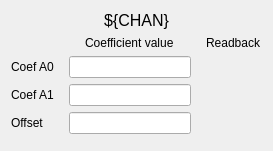
<?xml version="1.0" encoding="UTF-8"?>
<ui version="4.0">
 <class>Form</class>
 <widget class="QWidget" name="Form">
  <property name="geometry">
   <rect>
    <x>0</x>
    <y>0</y>
    <width>273</width>
    <height>151</height>
   </rect>
  </property>
  <property name="windowTitle">
   <string>Bunch Charge ${CHAN} Equation Parameters</string>
  </property>
  <layout class="QVBoxLayout" name="verticalLayout_2">
   <item>
    <widget class="QLabel" name="label_12">
     <property name="font">
      <font>
       <pointsize>12</pointsize>
      </font>
     </property>
     <property name="layoutDirection">
      <enum>Qt::LeftToRight</enum>
     </property>
     <property name="text">
      <string>${CHAN}</string>
     </property>
     <property name="alignment">
      <set>Qt::AlignCenter</set>
     </property>
    </widget>
   </item>
   <item>
    <layout class="QGridLayout" name="gridLayout">
     <property name="horizontalSpacing">
      <number>15</number>
     </property>
     <item row="2" column="1">
      <widget class="PyDMLineEdit" name="PyDMLineEdit_2">
       <property name="toolTip">
        <string/>
       </property>
       <property name="whatsThis">
        <string/>
       </property>
       <property name="precision" stdset="0">
        <number>5</number>
       </property>
       <property name="precisionFromPV" stdset="0">
        <bool>false</bool>
       </property>
       <property name="alarmSensitiveBorder" stdset="0">
        <bool>true</bool>
       </property>
       <property name="channel" stdset="0">
        <string>ca://TORO:${AREA}:${POS}:${INST}:CoefA1</string>
       </property>
      </widget>
     </item>
     <item row="3" column="2">
      <widget class="PyDMLabel" name="PyDMLabel_9">
       <property name="toolTip">
        <string/>
       </property>
       <property name="whatsThis">
        <string/>
       </property>
       <property name="channel" stdset="0">
        <string>ca://TORO:${AREA}:${POS}:${INST}:CoefOffsetRBV</string>
       </property>
      </widget>
     </item>
     <item row="2" column="2">
      <widget class="PyDMLabel" name="PyDMLabel_2">
       <property name="toolTip">
        <string/>
       </property>
       <property name="whatsThis">
        <string/>
       </property>
       <property name="precision" stdset="0">
        <number>7</number>
       </property>
       <property name="precisionFromPV" stdset="0">
        <bool>false</bool>
       </property>
       <property name="channel" stdset="0">
        <string>ca://TORO:${AREA}:${POS}:${INST}:CoefA1RBV</string>
       </property>
      </widget>
     </item>
     <item row="1" column="2">
      <widget class="PyDMLabel" name="PyDMLabel">
       <property name="toolTip">
        <string/>
       </property>
       <property name="whatsThis">
        <string/>
       </property>
       <property name="precision" stdset="0">
        <number>7</number>
       </property>
       <property name="precisionFromPV" stdset="0">
        <bool>false</bool>
       </property>
       <property name="channel" stdset="0">
        <string>ca://TORO:${AREA}:${POS}:${INST}:CoefA0RBV</string>
       </property>
      </widget>
     </item>
     <item row="0" column="1" alignment="Qt::AlignHCenter">
      <widget class="QLabel" name="label_13">
       <property name="text">
        <string>Coefficient value</string>
       </property>
      </widget>
     </item>
     <item row="0" column="2" alignment="Qt::AlignHCenter">
      <widget class="QLabel" name="label_14">
       <property name="text">
        <string>Readback</string>
       </property>
      </widget>
     </item>
     <item row="1" column="1">
      <widget class="PyDMLineEdit" name="PyDMLineEdit">
       <property name="toolTip">
        <string/>
       </property>
       <property name="whatsThis">
        <string/>
       </property>
       <property name="precision" stdset="0">
        <number>5</number>
       </property>
       <property name="precisionFromPV" stdset="0">
        <bool>false</bool>
       </property>
       <property name="alarmSensitiveBorder" stdset="0">
        <bool>true</bool>
       </property>
       <property name="channel" stdset="0">
        <string>ca://TORO:${AREA}:${POS}:${INST}:CoefA0</string>
       </property>
      </widget>
     </item>
     <item row="3" column="1">
      <widget class="PyDMLineEdit" name="PyDMLineEdit_4">
       <property name="toolTip">
        <string/>
       </property>
       <property name="whatsThis">
        <string/>
       </property>
       <property name="precision" stdset="0">
        <number>5</number>
       </property>
       <property name="precisionFromPV" stdset="0">
        <bool>false</bool>
       </property>
       <property name="channel" stdset="0">
        <string>ca://TORO:${AREA}:${POS}:${INST}:CoefOffset</string>
       </property>
      </widget>
     </item>
     <item row="2" column="0">
      <widget class="QLabel" name="label_2">
       <property name="text">
        <string>Coef A1</string>
       </property>
      </widget>
     </item>
     <item row="1" column="0">
      <widget class="QLabel" name="label">
       <property name="text">
        <string>Coef A0</string>
       </property>
      </widget>
     </item>
     <item row="3" column="0">
      <widget class="QLabel" name="label_4">
       <property name="text">
        <string>Offset</string>
       </property>
      </widget>
     </item>
    </layout>
   </item>
   <item>
    <spacer name="verticalSpacer">
     <property name="orientation">
      <enum>Qt::Vertical</enum>
     </property>
     <property name="sizeHint" stdset="0">
      <size>
       <width>20</width>
       <height>40</height>
      </size>
     </property>
    </spacer>
   </item>
  </layout>
 </widget>
 <customwidgets>
  <customwidget>
   <class>PyDMLabel</class>
   <extends>QLabel</extends>
   <header>pydm.widgets.label</header>
  </customwidget>
  <customwidget>
   <class>PyDMLineEdit</class>
   <extends>QLineEdit</extends>
   <header>pydm.widgets.line_edit</header>
  </customwidget>
 </customwidgets>
 <tabstops>
  <tabstop>PyDMLineEdit_4</tabstop>
 </tabstops>
 <resources/>
 <connections/>
</ui>
